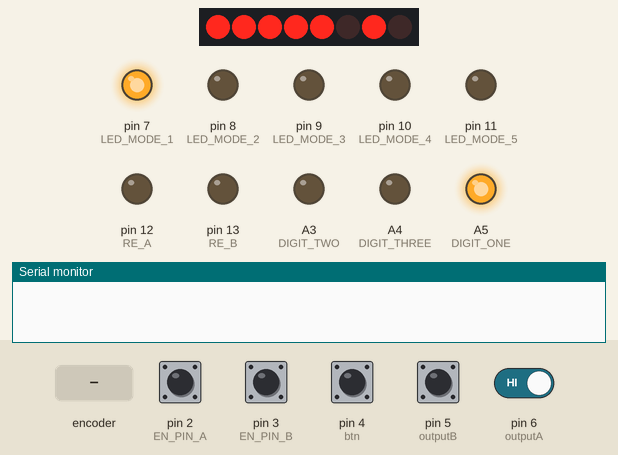
Simulated run of this sketch. Board: Arduino Uno, built with avr-gcc and run on an emulated ATmega328P. Shown: 8 shift-register outputs drawn as a row of LEDs (first output left, lit = HIGH), output pins drawn as LEDs (lit = HIGH), the last lines printed to the serial monitor. Wiring (inferred from the names in the program): shift register (74HC595): data A0; shift clock A2; latch A1. Wiring (inferred from the signals the program sends): row of LEDs: on Q0, Q1, Q2, Q3, Q4, Q5, Q6, Q7. The test bench sets the inputs (shaded band); at power-on: pin 2 (EN_PIN_A), pin 3 (EN_PIN_B), pin 4 (btn), pin 5 (outputB), pin 6 (outputA) HIGH. Pins used as bus, display or sensor lines are not drawn.

Above: at 1.2 s.
1.3 s: pin 6 (outputA) driven LOW
At 2.2 s:
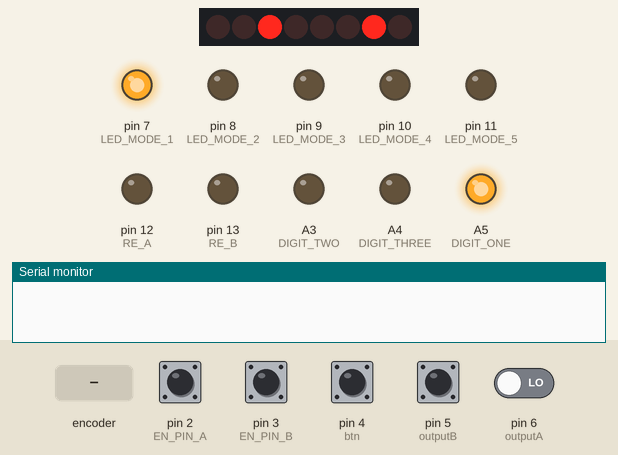
2.8 s: pin 4 (btn) pulled LOW for 1 s
At 4.6 s:
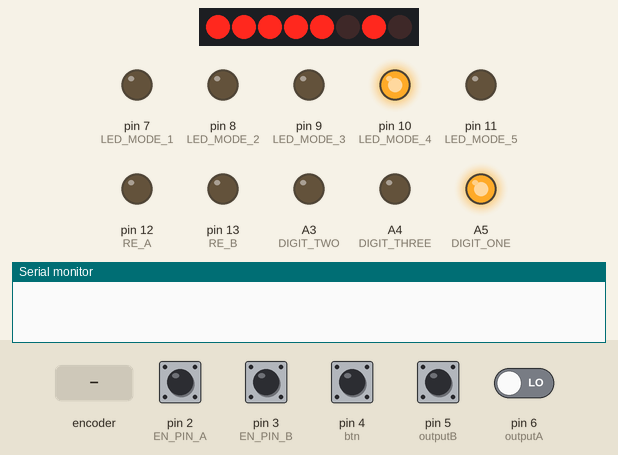
5.5 s: pin 4 (btn) pulled LOW for 0.15 s
At 6.9 s:
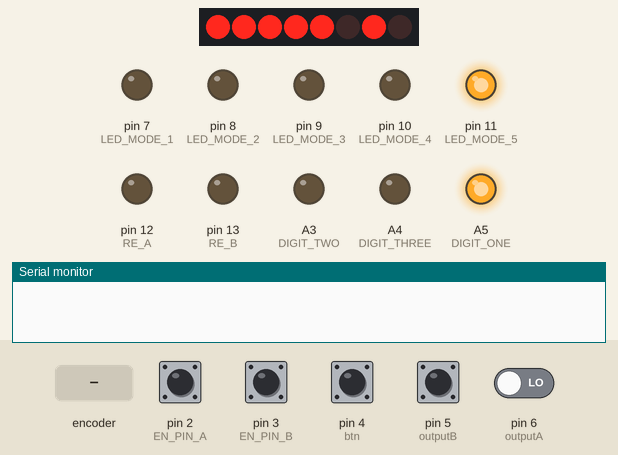
7.4 s: pin 6 (outputA) driven HIGH
At 7.94 s:
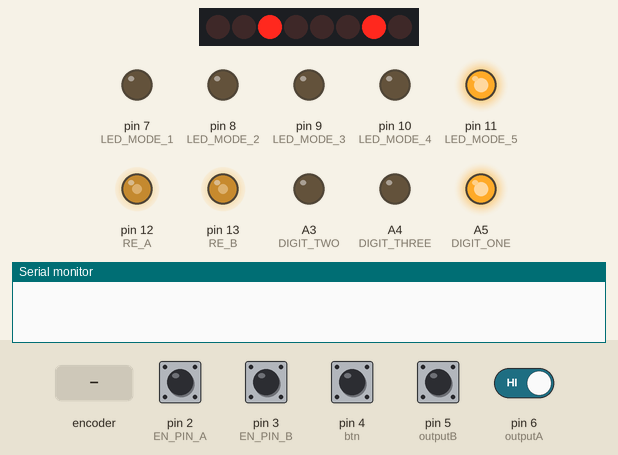
9.1 s: rotary encoder on pin 2 (EN_PIN_A) / pin 5 (outputB) turned 2 steps (second pin leading)
11.6 s: pin 4 (btn) pulled LOW for 0.15 s
At 12.14 s:
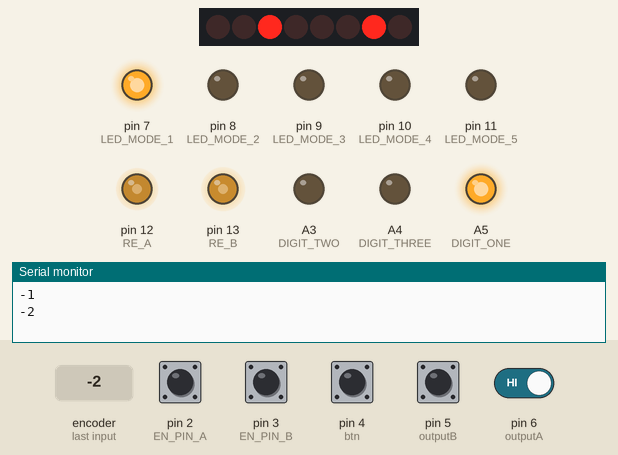
Timing chart, 0 to 36.4 s (numbered marks = the images above; inputs shaded):
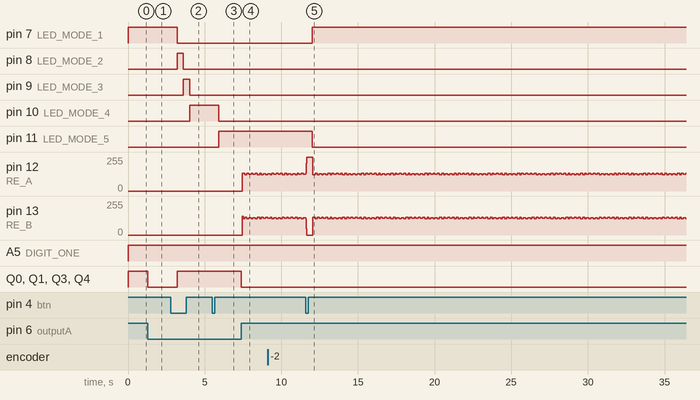

Measured:
- after the input at 1.3 s, Q0, Q1, Q3, Q4: HIGH → LOW at once
- after the input at 2.8 s, pin 7 (LED_MODE_1): HIGH → LOW after 0.41 s; pin 8 (LED_MODE_2): LOW → HIGH after 0.41 s, → LOW 0.41 s later; pin 9 (LED_MODE_3): LOW → HIGH after 0.81 s, → LOW 0.41 s later; pin 10 (LED_MODE_4): LOW → HIGH after 1.2 s; Q0, Q1, Q3, Q4: LOW → HIGH after 0.41 s
- after the input at 5.5 s, pin 10 (LED_MODE_4): HIGH → LOW after 0.41 s; pin 11 (LED_MODE_5): LOW → HIGH after 0.41 s
- after the input at 7.4 s, pin 12 (RE_A): 0/255 → 132/255 after 0.07 s, → 123/255 0.16 s later, → 132/255 0.12 s later, → 125/255 0.12 s later, … (12 changes in this stretch); Q0, Q1, Q3, Q4: HIGH → LOW at once
- after the input at 11.6 s, pin 7 (LED_MODE_1): LOW → HIGH after 0.41 s; pin 11 (LED_MODE_5): HIGH → LOW after 0.41 s

The sketch:

uino_Message_Chair_Control_Unit__7seg_-_encoder_-_proximity_.ino
```cpp
// Pins to control each digit
#define DIGIT_ONE   A5
#define DIGIT_TWO   A3
#define DIGIT_THREE A4
#define stcp_Pin    A1
#define shcp_Pin    A2
#define ds_Pin      A0
#define outputA 6
#define outputB 5
#define btn 4
#define LED_MODE_1 7
#define LED_MODE_2 8
#define LED_MODE_3 9
#define LED_MODE_4 10
#define LED_MODE_5 11

#define EN_PIN_A   2
#define EN_PIN_B   3

#define RE_A   12
#define RE_B   13

// Array to store digits
const int digit[] = { DIGIT_ONE, DIGIT_TWO, DIGIT_THREE};
byte numberValue = 0;
int counter = 0, t, h, u; // counter , tens, hundreds, units
int mode = 0;
int aState;
int aLastState;
int btnRead;
int start_angle, end_angle, time, speed;
bool editMode = false, is_Start = false;
volatile long x;
void turnON_Digit(int number);
void turnOFF_Digit(int number);

void lights_off();  // turns off all 3 digits
void displayNum(int number);  // input integer between 0-9
void count2nine();  // counts from 0-9
void displayNum3(int one, int two, int three); // displays 3 numbers simultaneously
void showDisplay(int counterr);
void encoderRead();
void showLeds();
void A();
void B();
unsigned long previousMillis = 0;  // will store last time LED was updated
int ledState = LOW;  // ledState used to set the LED
const long interval = 1000;  // interval at which to blink (milliseconds)

void setup() {
  // put your setup code here, to run once:
  pinMode(DIGIT_ONE, OUTPUT);
  pinMode(DIGIT_TWO, OUTPUT);
  pinMode(DIGIT_THREE, OUTPUT);
  pinMode(stcp_Pin, OUTPUT);
  pinMode(shcp_Pin, OUTPUT);
  pinMode(ds_Pin, OUTPUT);
  pinMode(RE_A, OUTPUT);
  pinMode(RE_B, OUTPUT);
  for (int i = 7; i <= 12; i++)pinMode(i, OUTPUT);
  pinMode (outputA, INPUT);
  pinMode (outputB, INPUT);
  pinMode (btn, INPUT_PULLUP);
  pinMode(EN_PIN_A, INPUT_PULLUP);
  pinMode(EN_PIN_B, INPUT_PULLUP);
  attachInterrupt(digitalPinToInterrupt(EN_PIN_A), A, RISING);

  attachInterrupt(digitalPinToInterrupt(EN_PIN_B), B, RISING);

  aLastState = digitalRead(outputA);
  Serial.begin (9600);

}

void loop() {
  // put your main code here, to run repeatedly:
  encoderRead();
  switch (mode)
  {
    // first digit
    case 0:
      showDisplay(start_angle);
      break;
    // second digit
    case 1:
      showDisplay(end_angle);
      break;
    // third digit
    case 2:
      showDisplay(time);
      break;
    case 3:
      showDisplay(speed);
      break;
    case 4:
      showDisplay(is_Start ? 1 : 0);
      break;
  }
  showLeds();
  if (is_Start) {
    if ( counter != x ) {
      Serial.println (counter);
      x = counter;
    }
    unsigned long currentMillis = millis();

  if (currentMillis - previousMillis >= time*1000) {
    // save the last time you blinked the LED
    previousMillis = currentMillis;

    // if the LED is off turn it on and vice-versa:
    if (ledState == LOW) {
      ledState = HIGH;
    } else {
      ledState = LOW;
    }

    // set the LED with the ledState of the variable:
    digitalWrite(RE_A, ledState);
    digitalWrite(RE_B, !ledState);
  }

//    delay(time*1000);
//    digitalWrite(RE_A, LOW);
//    digitalWrite(RE_B, HIGH);
//    delay(time*1000);
  }

}

void lights_off()
// Turns off all three digits
{
  for (int i = 5; i < 7; i++)
  {
    digitalWrite(digit[i], LOW);
  }
}


void turnON_Digit(int number)
{ // Turns on a single digit
  switch (number)
  {
    // first digit
    case DIGIT_ONE:
      digitalWrite(DIGIT_ONE, 1);
      break;
    // second digit
    case DIGIT_TWO:
      digitalWrite(DIGIT_TWO, 1);
      break;
    // third digit
    case DIGIT_THREE:
      digitalWrite(DIGIT_THREE, 1);
      break;
  }
}


void turnOFF_Digit(int number)
{ // Turns OFF a single digit
  switch (number)
  {
    // first digit
    case DIGIT_ONE:
      digitalWrite(DIGIT_ONE, LOW);
      break;
    // second digit
    case DIGIT_TWO:
      digitalWrite(DIGIT_TWO, LOW);
      break;
    // third digit
    case DIGIT_THREE:
      digitalWrite(DIGIT_THREE, LOW);
      break;
  }
}

void displayNum(int number)
{ // displays a number 0-9
  switch (number)
  {
    case 0:
      digitalWrite(stcp_Pin, LOW);
      shiftOut(ds_Pin, shcp_Pin, LSBFIRST, 0b00000101 );
      digitalWrite(stcp_Pin, HIGH);
      //      numberValue = 0b00000101;
      break;
    case 1:
      digitalWrite(stcp_Pin, LOW);
      shiftOut(ds_Pin, shcp_Pin, LSBFIRST, 0b11011101 );
      digitalWrite(stcp_Pin, HIGH);
      //      numberValue = 0b11011101;
      break;
    case 2:
      digitalWrite(stcp_Pin, LOW);
      shiftOut(ds_Pin, shcp_Pin, LSBFIRST, 0b01000110 );
      digitalWrite(stcp_Pin, HIGH);
      //      numberValue = 0b01000110;
      break;
    case 3:
      digitalWrite(stcp_Pin, LOW);
      shiftOut(ds_Pin, shcp_Pin, LSBFIRST, 0b01010100 );
      digitalWrite(stcp_Pin, HIGH);
      //      numberValue = 0b10010100;
      break;
    case 4:
      digitalWrite(stcp_Pin, LOW);
      shiftOut(ds_Pin, shcp_Pin, LSBFIRST, 0b10011100 );
      digitalWrite(stcp_Pin, HIGH);
      //      numberValue = 0b10011100;
      break;
    case 5:
      digitalWrite(stcp_Pin, LOW);
      shiftOut(ds_Pin, shcp_Pin, LSBFIRST, 0b00110100 );
      digitalWrite(stcp_Pin, HIGH);
      //      numberValue = 0b00110100;
      break;
    case 6:
      digitalWrite(stcp_Pin, LOW);
      shiftOut(ds_Pin, shcp_Pin, LSBFIRST, 0b00100100 );
      digitalWrite(stcp_Pin, HIGH);
      //      numberValue = 0b00100100;
      break;
    case 7:
      digitalWrite(stcp_Pin, LOW);
      shiftOut(ds_Pin, shcp_Pin, LSBFIRST, 0b01011101 );
      digitalWrite(stcp_Pin, HIGH);
      //      numberValue = 0b01011101;
      break;
    case 8:
      digitalWrite(stcp_Pin, LOW);
      shiftOut(ds_Pin, shcp_Pin, LSBFIRST, 0b00000100 );
      digitalWrite(stcp_Pin, HIGH);
      //      numberValue = 0b00000100;
      break;
    case 9:
      digitalWrite(stcp_Pin, LOW);
      shiftOut(ds_Pin, shcp_Pin, LSBFIRST, 0b00010100 );
      digitalWrite(stcp_Pin, HIGH);
      //      numberValue = 0b00010100;
      break;
  }
}

void count2nine()
// Counts from 0-9
{
  for (int i = 0; i < 10; i++)
  { displayNum(i);
    delay(500);
  }
}


void displayNum3(int one, int two, int three)
// Displays 3 different numbers simultaneously
{
  //display first number on digit 3
  turnON_Digit(DIGIT_THREE);
  turnOFF_Digit(DIGIT_TWO);
  turnOFF_Digit(DIGIT_ONE);
  displayNum(one);
  delay(5);
  //display second number on digit 2
  turnOFF_Digit(DIGIT_THREE);
  turnON_Digit(DIGIT_TWO);
  turnOFF_Digit(DIGIT_ONE);
  displayNum(two);
  delay(5);
  //display third number on digit 1
  turnOFF_Digit(DIGIT_THREE);
  turnOFF_Digit(DIGIT_TWO);
  turnON_Digit(DIGIT_ONE);
  displayNum(three);
  delay(5);
}
void showDisplay(int counterr)
{
  if (counterr <= 999) {
    if (counterr < 10) {
      u = counterr % 10;
      //display third number on digit 1
      turnOFF_Digit(DIGIT_THREE);
      turnOFF_Digit(DIGIT_TWO);
      turnON_Digit(DIGIT_ONE);
      displayNum(u);
      delay(5);
    }
    else if (counterr < 100) {
      u = counterr % 10;
      t = (counterr / 10) % 10;
      //display third number on digit 1
      turnOFF_Digit(DIGIT_THREE);
      turnOFF_Digit(DIGIT_TWO);
      turnON_Digit(DIGIT_ONE);
      displayNum(t);
      delay(5);        //display second number on digit 2
      turnOFF_Digit(DIGIT_THREE);
      turnON_Digit(DIGIT_TWO);
      turnOFF_Digit(DIGIT_ONE);
      displayNum(u);
      delay(5);
    }
    else if (counterr < 1000) {
      u = counterr % 10;
      t = (counterr / 10) % 10;
      h = (counterr / 100) % 10;
      //display first number on digit 3
      turnON_Digit(DIGIT_THREE);
      turnOFF_Digit(DIGIT_TWO);
      turnOFF_Digit(DIGIT_ONE);
      displayNum(u);
      delay(5);        //display second number on digit 2
      turnOFF_Digit(DIGIT_THREE);
      turnON_Digit(DIGIT_TWO);
      turnOFF_Digit(DIGIT_ONE);
      displayNum(t);
      delay(5);        //display third number on digit 1
      turnOFF_Digit(DIGIT_THREE);
      turnOFF_Digit(DIGIT_TWO);
      turnON_Digit(DIGIT_ONE);
      displayNum(h);
      delay(5);
    }
  }

}
void encoderRead() {
  btnRead = digitalRead(btn);
  aState = digitalRead(outputA);
  if (aState != aLastState) {
    if (digitalRead(outputB) != aState) {
      switch (mode)
      {
        // first digit
        case 0:
          start_angle++;
          break;
        // second digit
        case 1:
          end_angle++;
          break;
        // third digit
        case 2:
          time++;
          break;
        case 3:
          speed++;
          break;
        case 4:
          is_Start = !is_Start;
          break;
      }
    } else {
      switch (mode)
      {
        // first digit
        case 0:
          start_angle--;
          break;
        // second digit
        case 1:
          end_angle--;
          break;
        // third digit
        case 2:
          time--;
          break;
        case 3:
          speed--;
          break;
        case 4:
          is_Start = !is_Start;
          break;
      }
    }
    //    Serial.print("Position: ");
    //    Serial.println(counter);
    //    Serial.print("btn: ");
    //    Serial.println(btnRead);
  }
  aLastState = aState;
  //  }

  if (btnRead == 0) {
    delay(400);
    //    editMode = !editMode;
    mode ++;
    //    Serial.print("btn: ");
    //    Serial.println(btnRead);
  }
  //  if (counter >= 999)counter = 999;
  //  if (counter <= 0)counter = 0;
  if (mode > 4)mode = 0;
  if (mode <= 0)mode = 0;
}

void showLeds() {
  switch (mode)
  {
    // first digit
    case 0:
      digitalWrite(LED_MODE_1, 1);
      digitalWrite(LED_MODE_2, 0);
      digitalWrite(LED_MODE_3, 0);
      digitalWrite(LED_MODE_4, 0);
      digitalWrite(LED_MODE_5, 0);
      break;
    // second digit
    case 1:
      digitalWrite(LED_MODE_1, 0);
      digitalWrite(LED_MODE_2, 1);
      digitalWrite(LED_MODE_3, 0);
      digitalWrite(LED_MODE_4, 0);
      digitalWrite(LED_MODE_5, 0);
      break;
    // third digit
    case 2:
      digitalWrite(LED_MODE_1, 0);
      digitalWrite(LED_MODE_2, 0);
      digitalWrite(LED_MODE_3, 1);
      digitalWrite(LED_MODE_4, 0);
      digitalWrite(LED_MODE_5, 0);
      break;
    case 3:
      digitalWrite(LED_MODE_1, 0);
      digitalWrite(LED_MODE_2, 0);
      digitalWrite(LED_MODE_3, 0);
      digitalWrite(LED_MODE_4, 1);
      digitalWrite(LED_MODE_5, 0);
      break;
    case 4:
      digitalWrite(LED_MODE_1, 0);
      digitalWrite(LED_MODE_2, 0);
      digitalWrite(LED_MODE_3, 0);
      digitalWrite(LED_MODE_4, 0);
      digitalWrite(LED_MODE_5, 1);
      break;
  }
}
void A() {
  if (digitalRead(3) == LOW) {
    counter++;
  } else {
    counter--;
  }
}

void B() {
  if (digitalRead(2) == LOW) {
    counter--;
  } else {
    counter++;
  }
}
```
